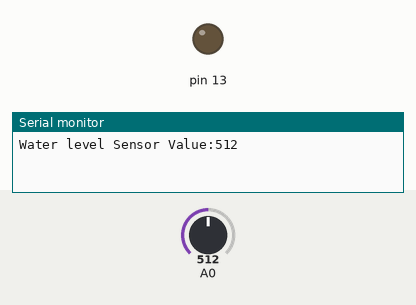
A sketch run on a simulated Arduino Uno, built with avr-gcc and run on an emulated ATmega328P. Parts: output pins drawn as LEDs (lit = HIGH), the last lines printed to the serial monitor. The inputs (shaded band) are chosen by the test bench; at power-on: A0 = 512.

Above: at 0.1 s.
At 0.6 s:
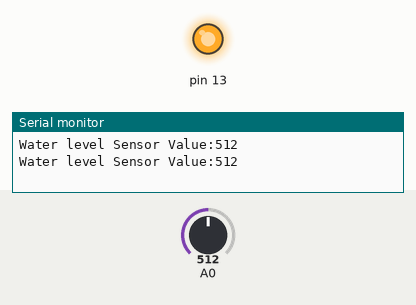
Timing chart, 0 to 2.1 s (numbered marks = the images above):
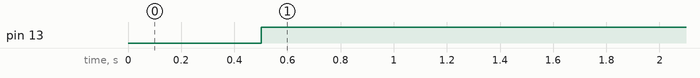

The sketch:

alarmOverflowingLiquid.ino
```cpp
/*
	alarmOverflowingLiquid

	Author: Antonio David Gellida Lavara - @adgellida
*/

void setup() {

  pinMode(13, OUTPUT);
  Serial.begin(9600);

}

void loop() {

  Serial.print("Water level Sensor Value:");
  Serial.println(analogRead(A0));
  delay(500);

  if (analogRead(A0)>500) digitalWrite(13, HIGH);
  if (analogRead(A0)<500) digitalWrite(13, LOW);

}
```

Measured:
- by itself, pin 13: LOW → HIGH at 0.50 s
